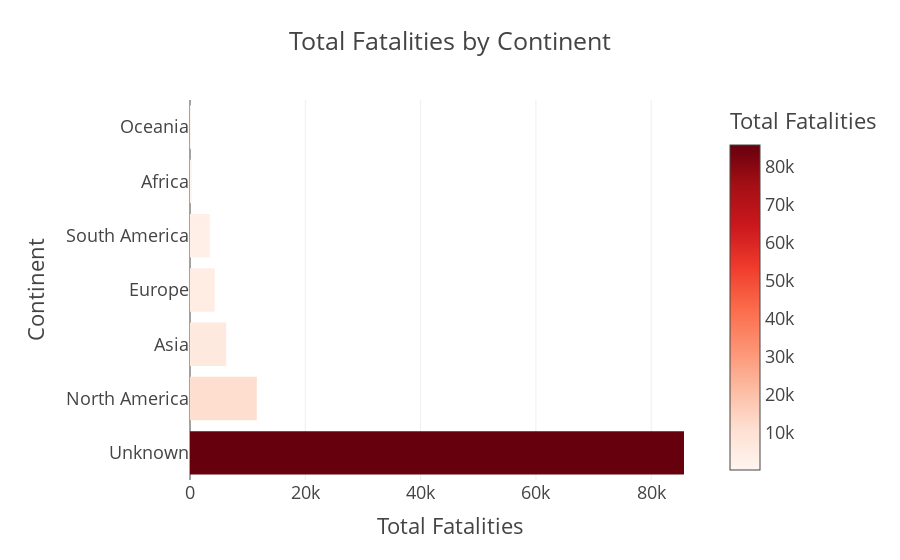

The code cell stored with this chart in its notebook:
### Code cell
import plotly.express as px

fig = px.bar(
    fatalities_by_continent,
    x='Total Fatalities',
    y='Continent',
    orientation='h',
    title='Total Fatalities by Continent',
    template='presentation',
    color='Total Fatalities',
    color_continuous_scale='Reds',
    height=500
)

fig.update_layout(
    xaxis_title='Total Fatalities',
    yaxis_title='Continent',
    margin=dict(l=190)
)

fig.show()

### Figure 1 — Plotly figure (JSON) as saved in the notebook; plotly's stock layout.template omitted (floating-point values rounded to 4 significant figures)
{"data": [{"hovertemplate": "Total Fatalities=%{marker.color}<br>Continent=%{y}<extra></extra>", "legendgroup": "", "marker": {"color": [85690, 11588, 6282, 4293, 3459, 355, 190], "coloraxis": "coloraxis", "pattern": {"shape": ""}}, "name": "", "orientation": "h", "showlegend": false, "textposition": "auto", "type": "bar", "x": [85690, 11588, 6282, 4293, 3459, 355, 190], "xaxis": "x", "y": ["Unknown", "North America", "Asia", "Europe", "South America", "Africa", "Oceania"], "yaxis": "y"}], "layout": {"autosize": true, "barmode": "relative", "coloraxis": {"colorbar": {"title": {"text": "Total Fatalities"}}, "colorscale": [[0, "rgb(255,245,240)"], [0.125, "rgb(254,224,210)"], [0.25, "rgb(252,187,161)"], [0.375, "rgb(252,146,114)"], [0.5, "rgb(251,106,74)"], [0.625, "rgb(239,59,44)"], [0.75, "rgb(203,24,29)"], [0.875, "rgb(165,15,21)"], [1, "rgb(103,0,13)"]]}, "legend": {"tracegroupgap": 0}, "margin": {"l": 190}, "title": {"text": "Total Fatalities by Continent"}, "xaxis": {"anchor": "y", "autorange": true, "domain": [0, 1], "range": [0, 90200], "title": {"text": "Total Fatalities"}, "type": "linear"}, "yaxis": {"anchor": "x", "autorange": true, "domain": [0, 1], "range": [-0.5, 6.5], "title": {"text": "Continent"}, "type": "category"}}}
